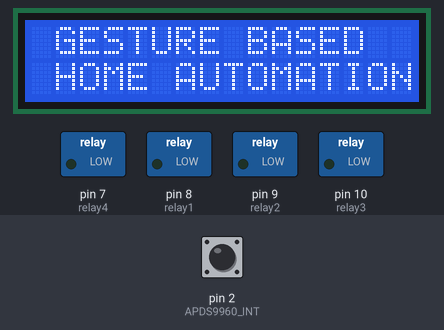
A sketch run on a simulated Arduino Uno, built with avr-gcc and run on an emulated ATmega328P. Parts: 16×2 character LCD, switched loads named in the sketch (green lamp = pin HIGH). The inputs (shaded band) are chosen by the test bench; at power-on: pin 2 (APDS9960_INT) HIGH. What the sketch prints to the serial monitor is not drawn.

Above: at 0.2 s.
At 5.2 s:
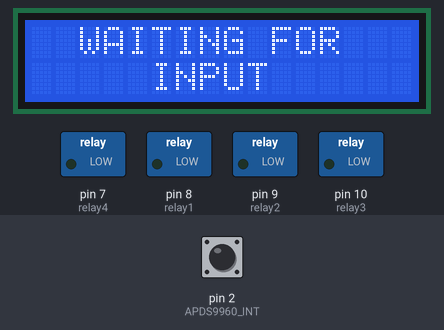

The sketch:

GestureBased_HomeAutomation.ino
```cpp
#include <Wire.h>
#include <SparkFun_APDS9960.h>
#include<LiquidCrystal.h>
LiquidCrystal lcd(12,11,6,5,4,3);
#define APDS9960_INT    2
SparkFun_APDS9960 apds = SparkFun_APDS9960();
int isr_flag = 0;
int relay1 = 8;
int relay2 = 9;
int relay3 = 10;
int relay4 = 7;
void setup () {
 pinMode (APDS9960_INT, INPUT);
pinMode (relay1, OUTPUT);
pinMode (relay2, OUTPUT);
pinMode (relay3, OUTPUT);
pinMode (relay4, OUTPUT);
 Serial.begin(9600);
 Serial.println();
Serial.println(F("--------------------------------"));
 Serial.println(F ("SparkFun APDS-9960 - GestureTest"));
Serial.println(F ("--------------------------------"));
attachInterrupt (0, interruptRoutine, FALLING);
if (apds.init() ) {
Serial.println(F("APDS-9960 initialization complete"));
}
 else {
Serial.println(F("Something went wrong during APDS-9960 init!"));
}
  if (apds.enableGestureSensor(true) ) {
 Serial.println(F ("Gesture sensor is now running"));
  }
else {
    Serial.println(F ("Something went wrong during gesture sensor init!"));
  }
  lcd.begin(16,2);
  lcd.setCursor(0,0);
  lcd.print (" GESTURE BASED ");
  lcd.setCursor(0,1);
  lcd.print (" HOME AUTOMATION ");
  delay (5000);
}
void loop ()
{
          lcd.setCursor(0,0);
          lcd.print("  WAITING FOR   ");
          lcd.setCursor(0,1);
          lcd.print("     INPUT      ");
  if (isr_flag ==1) {
    detachInterrupt (0);
    handleGesture ();
    isr_flag = 0;
    attachInterrupt (0, interruptRoutine, FALLING);
  }
}
void interruptRoutine () {
  isr_flag = 1;
}
void handleGesture () {
if (apds.isGestureAvailable() ) {
      Serial.println("Detected Gesture....");
      switch (apds.readGesture() ) {
        case DIR_UP:
        {
          Serial.println("UP");
          digitalWrite (relay1, HIGH);
          delay (2000);
          lcd.setCursor(0,0);
          lcd.print(" HOME AUTOMATION ");
          lcd.setCursor(0,1);
          lcd.print("BULB1 ON ");
          delay (2000);
          lcd.clear();
          break;
        }
        case DIR_DOWN:
          {
           Serial.println("DOWN");
          digitalWrite (relay2, HIGH);
          delay (2000);
          lcd.setCursor(0,0);
          lcd.print("HOME AUTOMATION ");
          lcd.setCursor(0,1);
          lcd.print("BULB2 ON ");
          delay (2000);
          lcd.clear();
          break;
          }
        case DIR_LEFT:
          {
           Serial.println("LEFT");
          digitalWrite (relay3, HIGH);
          delay (2000);
          lcd.setCursor(0,0);
          lcd.print("HOME AUTOMATION ");
          lcd.setCursor(0,1);
          lcd.print ("FAN ON ");
          delay (2000);
          lcd.clear();
          break;
          }
        case DIR_RIGHT:
          {
           Serial.println("RIGHT");
          digitalWrite (relay4, HIGH);
          delay (2000);
          lcd.setCursor(0,0);
          lcd.print("HOME AUTOMATION ");
          lcd.setCursor(0,1);
          lcd.print("RELAY4 ON ");
          delay (2000);
          lcd.clear();
          break;
          }
        case DIR_NEAR:
          {
           Serial.println("NEAR");
          digitalWrite (relay1, HIGH);
          digitalWrite (relay2, HIGH);
          digitalWrite (relay3, HIGH);
          digitalWrite (relay4, HIGH);
          delay (2000);
          lcd.setCursor(0,0);
          lcd.print("HOME AUTOMATION ");
          lcd.setCursor(0,1);
          lcd.print ("RELAY ON ");
          delay (2000);
          lcd.clear();
          break;
          }
        case DIR_FAR:
          {
           Serial.println("FAR");
          digitalWrite (relay1, LOW);
          digitalWrite (relay2, LOW);
          digitalWrite (relay3, LOW);
          digitalWrite (relay4, LOW);
          delay (2000);
          lcd.setCursor(0,0);
          lcd.print("HOME AUTOMATION ");
          lcd.setCursor(0,1);
          lcd.print ("RELAY OFF ");
          delay (2000);
          lcd.clear();
          break;
          }
        default:
          Serial.println("NONE");
}
}
 }
```

Measured:
- what the display in image 0 shows lasts 5.0 s, from 0.2 s to 5.2 s
